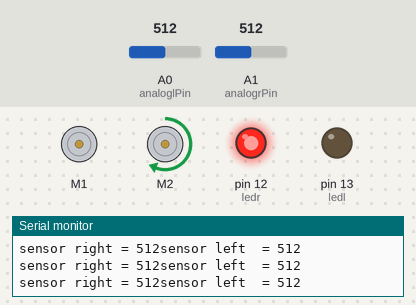
Bench run of a sketch on a simulated Arduino Uno, built with avr-gcc and run on an emulated ATmega328P. On the bench: 2 × DC motor (green arrow = forward, orange = backward, longer = faster), output pins drawn as LEDs (lit = HIGH), the last lines printed to the serial monitor. Inputs (shaded band) come from the test bench; at power-on: A0 (analoglPin) = 512, A1 (analogrPin) = 512.

Above: at 1.3 s.
1.4 s: A0 (analoglPin) set to 522
At 2.5 s:
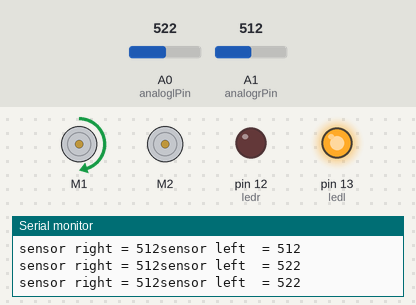
3.0 s: A0 (analoglPin) set to 511
At 3.7 s:
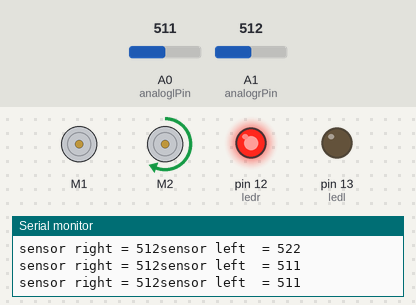
4.5 s: A0 (analoglPin) set to 716
At 4.9 s:
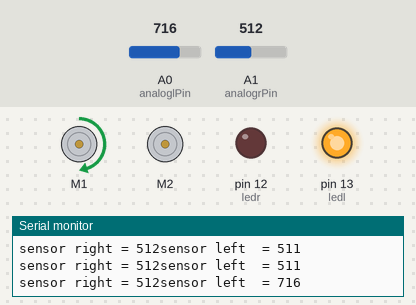
Timing chart, 0 to 7.5 s (numbered marks = the images above; inputs shaded):
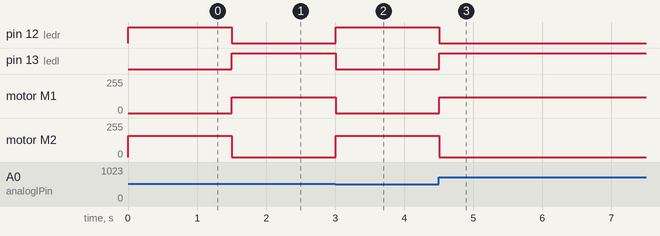

Measured:
- the behaviour switches between 512 and 513 on A0 (analoglPin) (found by bisection; images 0 and 1)
- after the input at 1.4 s, pin 12 (ledr): HIGH → LOW after 0.10 s; pin 13 (ledl): LOW → HIGH after 0.10 s; motor M1: stopped → forward 120/255 after 0.10 s; motor M2: forward 160/255 → stopped after 0.10 s
- after the input at 3.0 s, pin 12 (ledr): LOW → HIGH at once; pin 13 (ledl): HIGH → LOW at once; motor M1: forward 120/255 → stopped at once; motor M2: stopped → forward 160/255 at once
- after the input at 4.5 s, pin 12 (ledr): HIGH → LOW at once; pin 13 (ledl): LOW → HIGH at once; motor M1: stopped → forward 120/255 at once; motor M2: forward 160/255 → stopped at once

The sketch:

robot_2Motors_photo_resistor.ino
```cpp
#include <Wire.h>
#include <Adafruit_MotorShield.h>

// Create the motor shield object with the default I2C address
Adafruit_MotorShield AFMS = Adafruit_MotorShield();
// Or, create it with a different I2C address (say for stacking)
// Adafruit_MotorShield AFMS = Adafruit_MotorShield(0x61);

// Select which 'port' the two motors are connected to, In this case, M1 and M2
Adafruit_DCMotor *my_right_Motor = AFMS.getMotor(1);
Adafruit_DCMotor *my_left_Motor = AFMS.getMotor(2);

 const int analogrPin = A1; // Analog input pin left
 const int analoglPin = A0; // Analog input pin right
  int sensorValuel = 0; // value left
  int sensorValuer = 0; // value right

  int ledl =13; // LED PIN right 13
  int ledr =12; // LED PIN left 12

void setup() {

  pinMode (ledr, OUTPUT);
  pinMode (ledl, OUTPUT);
    // initialize serial communications at 9600 bps:
  Serial.begin(9600);
   AFMS.begin();  // Init Motorshield
    // initialize Motors
  my_right_Motor->setSpeed(120); //right Motor;
  my_left_Motor->setSpeed(160); //left Motor different values because Motors are diffents, otherwise same Values as rigth Motor would be correct.
  my_right_Motor->run(FORWARD);
  my_left_Motor->run(FORWARD);
  // turn off motor
  my_right_Motor->run(RELEASE);
  my_left_Motor->run(RELEASE);
}


void loop() {
  // read analog value of light resistors
  sensorValuer = analogRead(analogrPin);
  sensorValuel = analogRead(analoglPin);

 // set LED Pin and motor accoring to the brighter side(LED + Turn towards light)
  if (sensorValuer < sensorValuel) {     // turn left
    digitalWrite(ledr, LOW);
    digitalWrite(ledl,HIGH);
    my_left_Motor->run(RELEASE);
    my_right_Motor->run(FORWARD); }
  else {
    // turn left
    digitalWrite(ledr, HIGH);
    digitalWrite(ledl, LOW);
    my_left_Motor->run(FORWARD);
    my_right_Motor->run(RELEASE); }


 // returns analog values and returns them via serial monitor for debugging
  Serial.print("sensor right = " );   Serial.print(sensorValuer);
  Serial.print("sensor left  = " );   Serial.println(sensorValuel);

 // Warte 0,5 Sekunden
  delay(500); }
```
